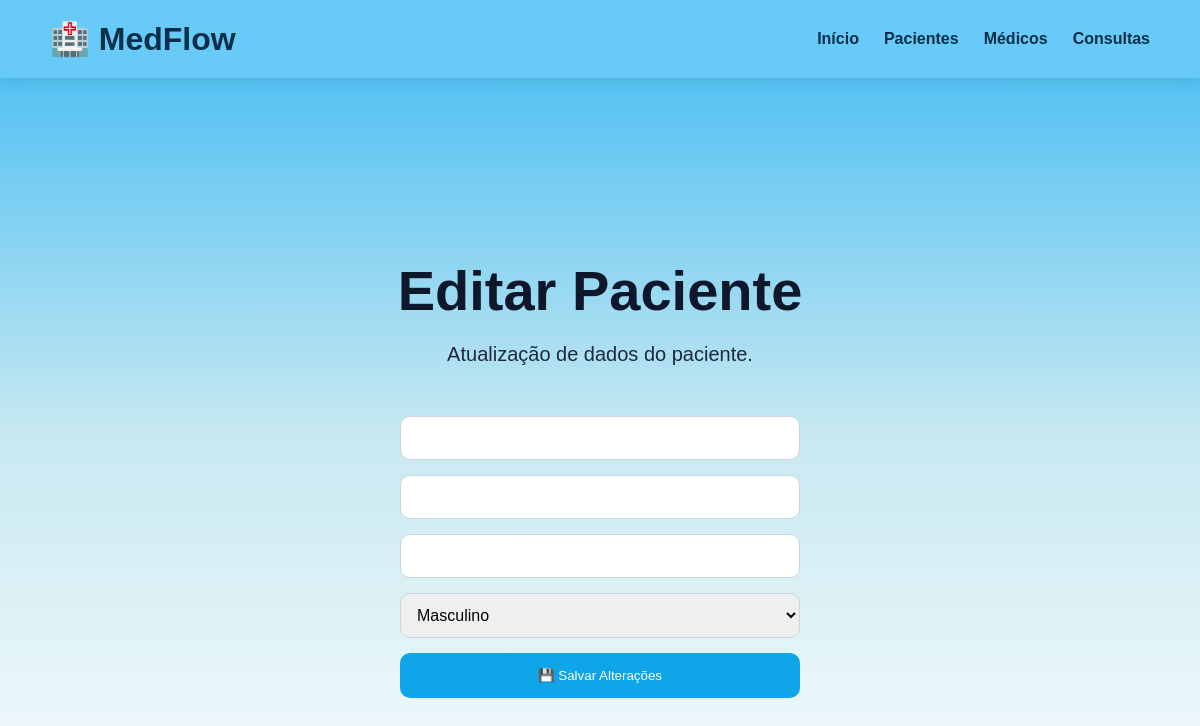
Page /editar-paciente/14 on the earlier database version.
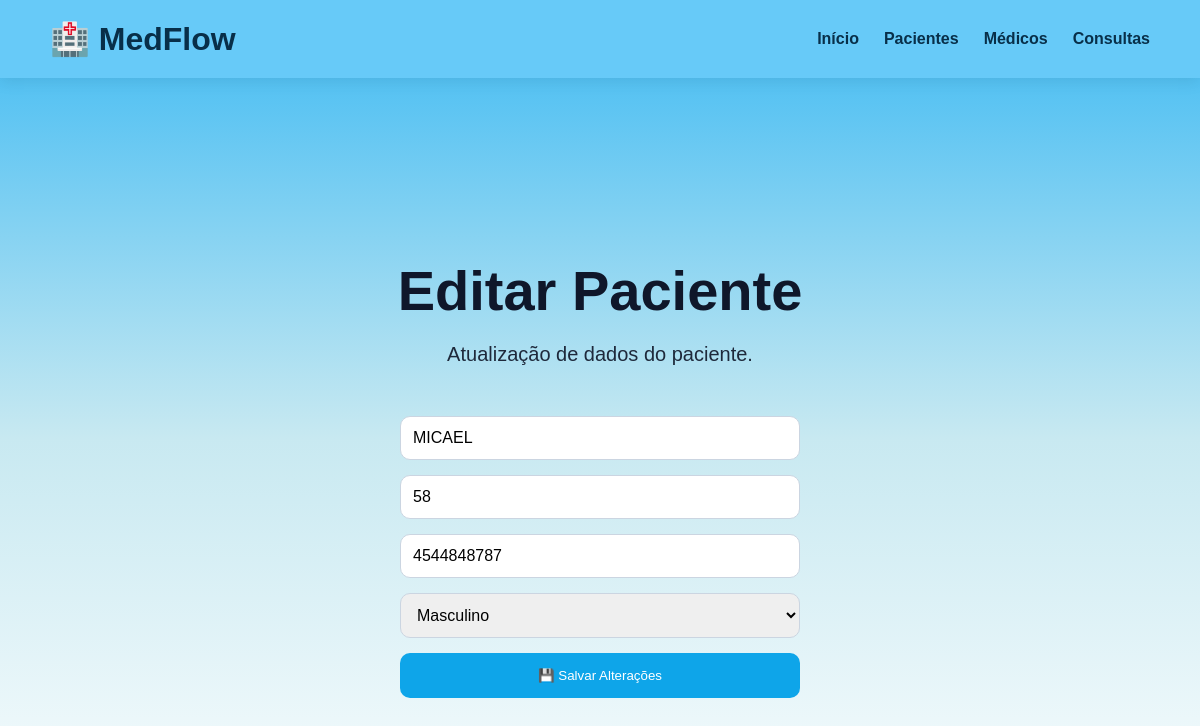
Same page on the later database version.
### tables this page shows
CREATE TABLE pacientes (
                   id INTEGER PRIMARY KEY AUTOINCREMENT,
                   nome TEXT NOT NULL,
                   idade INTEGER,
                   telefone TEXT,
                   genero TEXT
                   );

### app.py (the view, shortened to what this page needs)
@app.route("/editar-paciente/<int:id>", methods=["GET", "POST"])
def editar_paciente(id):
    conexao = conectar()
    cursor = conexao.cursor()
    cursor.execute("SELECT * FROM pacientes WHERE id = ?", (id,))
    paciente = cursor.fetchone()
    conexao.close()
    return render_template(
        "editar_paciente.html",
        paciente=paciente
    )

### database/conexao.py (called while the page is built)
def conectar():
    conexao = sqlite3.connect('medflow.db')
    return conexao

### templates/editar_paciente.html (shortened to what this page needs)
<!DOCTYPE html>
<html lang="pt-br">
<head>
    <link rel="stylesheet" href="{{ url_for('static', filename='css/style.css') }}">
</head>
<body>
    <nav class="navbar">
        <div class="logo">🏥 MedFlow</div>
        <div class="menu">
            <a href="/">Início</a>
            <a href="/pacientes">Pacientes</a>
            <a href="/medicos">Médicos</a>
            <a href="/consultas">Consultas</a>
        </div>
    </nav>
    <section class="hero">
        <h1>Editar Paciente</h1>
        <p>Atualização de dados do paciente.</p>
        <form method="POST" class="formulario">
            <input
                type="text"
                name="nome"
                value="{{ paciente[1] }}"
                required
            >
            <input
                type="number"
                name="idade"
                value="{{ paciente[2] }}"
                required
            >
            <input
                type="text"
                name="telefone"
                value="{{ paciente[3] }}"
                required
            >
            <select name="genero" required>
                <option value="masculino"
                    {% if paciente[4] == "masculino" %}selected{% endif %}>
                    Masculino
                </option>
            </select>
            <button type="submit" class="btn">
                💾 Salvar Alterações
            </button>
        </form>
    </section>
</body>
</html>

Differences in the rows shown:
added pacientes: nome "MICAEL", idade "58", telefone "4544848787", genero "Masculino"
Other differences:
form field genero: "Masculino" → (not shown)
